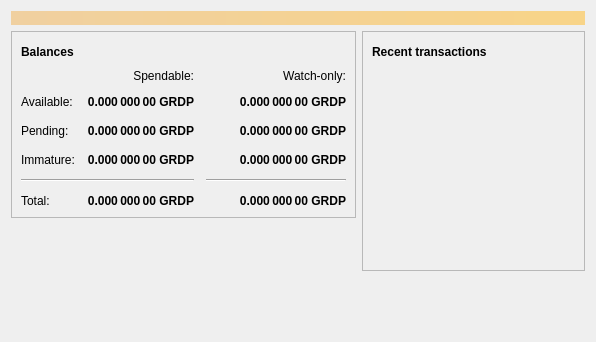
<?xml version="1.0" encoding="UTF-8"?>
<ui version="4.0">
 <class>OverviewPage</class>
 <widget class="QWidget" name="OverviewPage">
  <property name="geometry">
   <rect>
    <x>0</x>
    <y>0</y>
    <width>596</width>
    <height>342</height>
   </rect>
  </property>
  <property name="windowTitle">
   <string>Form</string>
  </property>
  <layout class="QVBoxLayout" name="topLayout">
   <item>
    <widget class="QLabel" name="labelAlerts">
     <property name="visible">
      <bool>false</bool>
     </property>
     <property name="styleSheet">
      <string notr="true">QLabel { background-color: qlineargradient(x1: 0, y1: 0, x2: 1, y2: 0, stop:0 #F0D0A0, stop:1 #F8D488); color:#000000; }</string>
     </property>
     <property name="wordWrap">
      <bool>true</bool>
     </property>
     <property name="margin">
      <number>3</number>
     </property>
     <property name="textInteractionFlags">
      <set>Qt::TextSelectableByMouse</set>
     </property>
    </widget>
   </item>
   <item>
    <layout class="QHBoxLayout" name="horizontalLayout" stretch="1,1">
     <item>
      <layout class="QVBoxLayout" name="verticalLayout_2">
       <item>
        <widget class="QFrame" name="frame">
         <property name="frameShape">
          <enum>QFrame::StyledPanel</enum>
         </property>
         <property name="frameShadow">
          <enum>QFrame::Raised</enum>
         </property>
         <layout class="QVBoxLayout" name="verticalLayout_4">
          <item>
           <layout class="QHBoxLayout" name="horizontalLayout_4">
            <item>
             <widget class="QLabel" name="label_5">
              <property name="font">
               <font>
                <weight>75</weight>
                <bold>true</bold>
               </font>
              </property>
              <property name="text">
               <string>Balances</string>
              </property>
             </widget>
            </item>
            <item>
             <widget class="QPushButton" name="labelWalletStatus">
              <property name="enabled">
               <bool>true</bool>
              </property>
              <property name="maximumSize">
               <size>
                <width>30</width>
                <height>16777215</height>
               </size>
              </property>
              <property name="toolTip">
               <string>The displayed information may be out of date. Your wallet automatically synchronizes with the Groundpluscoin network after a connection is established, but this process has not completed yet.</string>
              </property>
              <property name="text">
               <string/>
              </property>
              <property name="icon">
               <iconset resource="../bitcoin.qrc">
                <normaloff>:/icons/warning</normaloff>
                <disabledoff>:/icons/warning</disabledoff>:/icons/warning</iconset>
              </property>
              <property name="iconSize">
               <size>
                <width>24</width>
                <height>24</height>
               </size>
              </property>
              <property name="flat">
               <bool>true</bool>
              </property>
             </widget>
            </item>
            <item>
             <spacer name="horizontalSpacer_3">
              <property name="orientation">
               <enum>Qt::Horizontal</enum>
              </property>
              <property name="sizeHint" stdset="0">
               <size>
                <width>40</width>
                <height>20</height>
               </size>
              </property>
             </spacer>
            </item>
           </layout>
          </item>
          <item>
           <layout class="QGridLayout" name="gridLayout">
            <property name="spacing">
             <number>12</number>
            </property>
            <item row="2" column="2">
             <widget class="QLabel" name="labelWatchPending">
              <property name="font">
               <font>
                <weight>75</weight>
                <bold>true</bold>
               </font>
              </property>
              <property name="cursor">
               <cursorShape>IBeamCursor</cursorShape>
              </property>
              <property name="toolTip">
               <string>Unconfirmed transactions to watch-only addresses</string>
              </property>
              <property name="text">
               <string notr="true">0.000 000 00 GRDP</string>
              </property>
              <property name="alignment">
               <set>Qt::AlignRight|Qt::AlignTrailing|Qt::AlignVCenter</set>
              </property>
              <property name="textInteractionFlags">
               <set>Qt::LinksAccessibleByMouse|Qt::TextSelectableByKeyboard|Qt::TextSelectableByMouse</set>
              </property>
             </widget>
            </item>
            <item row="2" column="1">
             <widget class="QLabel" name="labelUnconfirmed">
              <property name="font">
               <font>
                <weight>75</weight>
                <bold>true</bold>
               </font>
              </property>
              <property name="cursor">
               <cursorShape>IBeamCursor</cursorShape>
              </property>
              <property name="toolTip">
               <string>Total of transactions that have yet to be confirmed, and do not yet count toward the spendable balance</string>
              </property>
              <property name="text">
               <string notr="true">0.000 000 00 GRDP</string>
              </property>
              <property name="alignment">
               <set>Qt::AlignRight|Qt::AlignTrailing|Qt::AlignVCenter</set>
              </property>
              <property name="textInteractionFlags">
               <set>Qt::LinksAccessibleByMouse|Qt::TextSelectableByKeyboard|Qt::TextSelectableByMouse</set>
              </property>
             </widget>
            </item>
            <item row="3" column="2">
             <widget class="QLabel" name="labelWatchImmature">
              <property name="font">
               <font>
                <weight>75</weight>
                <bold>true</bold>
               </font>
              </property>
              <property name="cursor">
               <cursorShape>IBeamCursor</cursorShape>
              </property>
              <property name="toolTip">
               <string>Mined balance in watch-only addresses that has not yet matured</string>
              </property>
              <property name="text">
               <string notr="true">0.000 000 00 GRDP</string>
              </property>
              <property name="alignment">
               <set>Qt::AlignRight|Qt::AlignTrailing|Qt::AlignVCenter</set>
              </property>
              <property name="textInteractionFlags">
               <set>Qt::LinksAccessibleByMouse|Qt::TextSelectableByKeyboard|Qt::TextSelectableByMouse</set>
              </property>
             </widget>
            </item>
            <item row="4" column="0" colspan="2">
             <widget class="Line" name="line">
              <property name="orientation">
               <enum>Qt::Horizontal</enum>
              </property>
             </widget>
            </item>
            <item row="4" column="2">
             <widget class="Line" name="lineWatchBalance">
              <property name="sizePolicy">
               <sizepolicy hsizetype="Preferred" vsizetype="Fixed">
                <horstretch>0</horstretch>
                <verstretch>0</verstretch>
               </sizepolicy>
              </property>
              <property name="minimumSize">
               <size>
                <width>140</width>
                <height>0</height>
               </size>
              </property>
              <property name="orientation">
               <enum>Qt::Horizontal</enum>
              </property>
             </widget>
            </item>
            <item row="5" column="0">
             <widget class="QLabel" name="labelTotalText">
              <property name="text">
               <string>Total:</string>
              </property>
             </widget>
            </item>
            <item row="3" column="1">
             <widget class="QLabel" name="labelImmature">
              <property name="font">
               <font>
                <weight>75</weight>
                <bold>true</bold>
               </font>
              </property>
              <property name="cursor">
               <cursorShape>IBeamCursor</cursorShape>
              </property>
              <property name="toolTip">
               <string>Mined balance that has not yet matured</string>
              </property>
              <property name="text">
               <string notr="true">0.000 000 00 GRDP</string>
              </property>
              <property name="alignment">
               <set>Qt::AlignRight|Qt::AlignTrailing|Qt::AlignVCenter</set>
              </property>
              <property name="textInteractionFlags">
               <set>Qt::LinksAccessibleByMouse|Qt::TextSelectableByKeyboard|Qt::TextSelectableByMouse</set>
              </property>
             </widget>
            </item>
            <item row="2" column="3">
             <spacer name="horizontalSpacer_2">
              <property name="orientation">
               <enum>Qt::Horizontal</enum>
              </property>
              <property name="sizeHint" stdset="0">
               <size>
                <width>40</width>
                <height>20</height>
               </size>
              </property>
             </spacer>
            </item>
            <item row="3" column="0">
             <widget class="QLabel" name="labelImmatureText">
              <property name="text">
               <string>Immature:</string>
              </property>
             </widget>
            </item>
            <item row="5" column="1">
             <widget class="QLabel" name="labelTotal">
              <property name="font">
               <font>
                <weight>75</weight>
                <bold>true</bold>
               </font>
              </property>
              <property name="cursor">
               <cursorShape>IBeamCursor</cursorShape>
              </property>
              <property name="toolTip">
               <string>Your current total balance</string>
              </property>
              <property name="text">
               <string notr="true">0.000 000 00 GRDP</string>
              </property>
              <property name="alignment">
               <set>Qt::AlignRight|Qt::AlignTrailing|Qt::AlignVCenter</set>
              </property>
              <property name="textInteractionFlags">
               <set>Qt::LinksAccessibleByMouse|Qt::TextSelectableByKeyboard|Qt::TextSelectableByMouse</set>
              </property>
             </widget>
            </item>
            <item row="5" column="2">
             <widget class="QLabel" name="labelWatchTotal">
              <property name="font">
               <font>
                <weight>75</weight>
                <bold>true</bold>
               </font>
              </property>
              <property name="cursor">
               <cursorShape>IBeamCursor</cursorShape>
              </property>
              <property name="toolTip">
               <string>Current total balance in watch-only addresses</string>
              </property>
              <property name="text">
               <string notr="true">0.000 000 00 GRDP</string>
              </property>
              <property name="alignment">
               <set>Qt::AlignRight|Qt::AlignTrailing|Qt::AlignVCenter</set>
              </property>
              <property name="textInteractionFlags">
               <set>Qt::LinksAccessibleByMouse|Qt::TextSelectableByKeyboard|Qt::TextSelectableByMouse</set>
              </property>
             </widget>
            </item>
            <item row="0" column="2">
             <widget class="QLabel" name="labelWatchonly">
              <property name="text">
               <string>Watch-only:</string>
              </property>
              <property name="alignment">
               <set>Qt::AlignRight|Qt::AlignTrailing|Qt::AlignVCenter</set>
              </property>
             </widget>
            </item>
            <item row="1" column="0">
             <widget class="QLabel" name="labelBalanceText">
              <property name="text">
               <string>Available:</string>
              </property>
             </widget>
            </item>
            <item row="1" column="1">
             <widget class="QLabel" name="labelBalance">
              <property name="font">
               <font>
                <weight>75</weight>
                <bold>true</bold>
               </font>
              </property>
              <property name="cursor">
               <cursorShape>IBeamCursor</cursorShape>
              </property>
              <property name="toolTip">
               <string>Your current spendable balance</string>
              </property>
              <property name="text">
               <string notr="true">0.000 000 00 GRDP</string>
              </property>
              <property name="alignment">
               <set>Qt::AlignRight|Qt::AlignTrailing|Qt::AlignVCenter</set>
              </property>
              <property name="textInteractionFlags">
               <set>Qt::LinksAccessibleByMouse|Qt::TextSelectableByKeyboard|Qt::TextSelectableByMouse</set>
              </property>
             </widget>
            </item>
            <item row="1" column="2">
             <widget class="QLabel" name="labelWatchAvailable">
              <property name="font">
               <font>
                <weight>75</weight>
                <bold>true</bold>
               </font>
              </property>
              <property name="cursor">
               <cursorShape>IBeamCursor</cursorShape>
              </property>
              <property name="toolTip">
               <string>Your current balance in watch-only addresses</string>
              </property>
              <property name="text">
               <string notr="true">0.000 000 00 GRDP</string>
              </property>
              <property name="alignment">
               <set>Qt::AlignRight|Qt::AlignTrailing|Qt::AlignVCenter</set>
              </property>
              <property name="textInteractionFlags">
               <set>Qt::LinksAccessibleByMouse|Qt::TextSelectableByKeyboard|Qt::TextSelectableByMouse</set>
              </property>
             </widget>
            </item>
            <item row="2" column="0">
             <widget class="QLabel" name="labelPendingText">
              <property name="text">
               <string>Pending:</string>
              </property>
             </widget>
            </item>
            <item row="0" column="1">
             <widget class="QLabel" name="labelSpendable">
              <property name="text">
               <string>Spendable:</string>
              </property>
              <property name="alignment">
               <set>Qt::AlignRight|Qt::AlignTrailing|Qt::AlignVCenter</set>
              </property>
             </widget>
            </item>
           </layout>
          </item>
         </layout>
        </widget>
       </item>
       <item>
        <spacer name="verticalSpacer">
         <property name="orientation">
          <enum>Qt::Vertical</enum>
         </property>
         <property name="sizeHint" stdset="0">
          <size>
           <width>20</width>
           <height>40</height>
          </size>
         </property>
        </spacer>
       </item>
      </layout>
     </item>
     <item>
      <layout class="QVBoxLayout" name="verticalLayout_3">
       <item>
        <widget class="QFrame" name="frame_2">
         <property name="frameShape">
          <enum>QFrame::StyledPanel</enum>
         </property>
         <property name="frameShadow">
          <enum>QFrame::Raised</enum>
         </property>
         <layout class="QVBoxLayout" name="verticalLayout">
          <item>
           <layout class="QHBoxLayout" name="horizontalLayout_2">
            <item>
             <widget class="QLabel" name="label_4">
              <property name="font">
               <font>
                <weight>75</weight>
                <bold>true</bold>
               </font>
              </property>
              <property name="text">
               <string>Recent transactions</string>
              </property>
             </widget>
            </item>
            <item>
             <widget class="QPushButton" name="labelTransactionsStatus">
              <property name="enabled">
               <bool>true</bool>
              </property>
              <property name="maximumSize">
               <size>
                <width>30</width>
                <height>16777215</height>
               </size>
              </property>
              <property name="toolTip">
               <string>The displayed information may be out of date. Your wallet automatically synchronizes with the Groundpluscoin network after a connection is established, but this process has not completed yet.</string>
              </property>
              <property name="text">
               <string/>
              </property>
              <property name="icon">
               <iconset resource="../bitcoin.qrc">
                <normaloff>:/icons/warning</normaloff>
                <disabledoff>:/icons/warning</disabledoff>:/icons/warning</iconset>
              </property>
              <property name="iconSize">
               <size>
                <width>24</width>
                <height>24</height>
               </size>
              </property>
              <property name="flat">
               <bool>true</bool>
              </property>
             </widget>
            </item>
            <item>
             <spacer name="horizontalSpacer">
              <property name="orientation">
               <enum>Qt::Horizontal</enum>
              </property>
              <property name="sizeHint" stdset="0">
               <size>
                <width>40</width>
                <height>20</height>
               </size>
              </property>
             </spacer>
            </item>
           </layout>
          </item>
          <item>
           <widget class="QListView" name="listTransactions">
            <property name="styleSheet">
             <string notr="true">QListView { background: transparent; }</string>
            </property>
            <property name="frameShape">
             <enum>QFrame::NoFrame</enum>
            </property>
            <property name="verticalScrollBarPolicy">
             <enum>Qt::ScrollBarAlwaysOff</enum>
            </property>
            <property name="horizontalScrollBarPolicy">
             <enum>Qt::ScrollBarAlwaysOff</enum>
            </property>
            <property name="selectionMode">
             <enum>QAbstractItemView::NoSelection</enum>
            </property>
           </widget>
          </item>
         </layout>
        </widget>
       </item>
       <item>
        <spacer name="verticalSpacer_2">
         <property name="orientation">
          <enum>Qt::Vertical</enum>
         </property>
         <property name="sizeHint" stdset="0">
          <size>
           <width>20</width>
           <height>40</height>
          </size>
         </property>
        </spacer>
       </item>
      </layout>
     </item>
    </layout>
   </item>
  </layout>
 </widget>
 <resources/>
 <connections/>
</ui>
